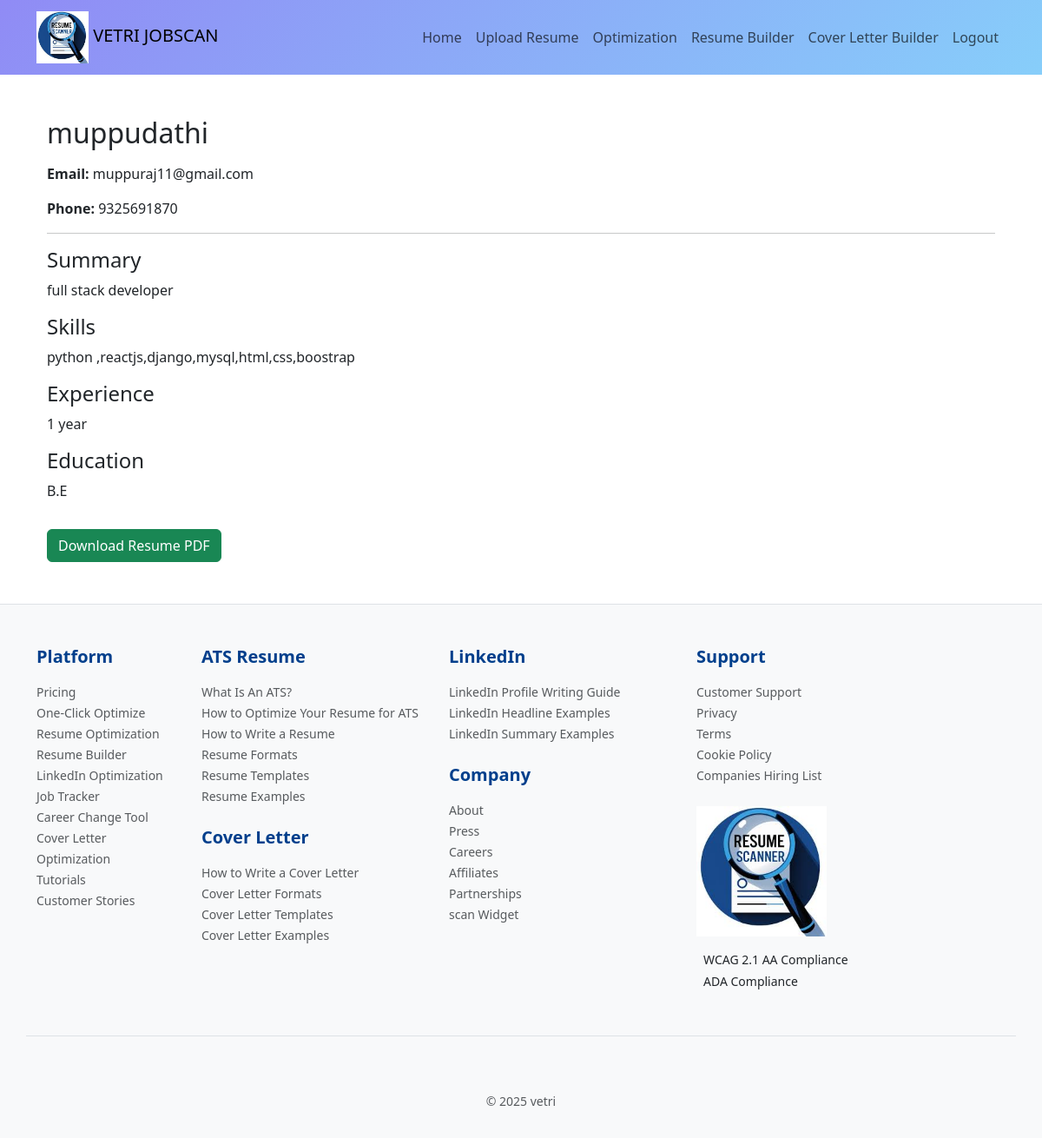
Screenshot of /resume-preview/1/ (signed in) with the database file from the repository.
### core/models.py (models this page shows, shortened)
class ResumeBuilder(models.Model):
    user = models.ForeignKey(User, on_delete=models.CASCADE)
    full_name = models.CharField(max_length=200)
    email = models.EmailField()
    phone = models.CharField(max_length=20)
    summary = models.TextField()
    skills = models.TextField()
    experience = models.TextField()
    education = models.TextField()
    created_at = models.DateTimeField(auto_now_add=True)

### core/views.py (the view)
# urls.py: path("resume-preview/<int:id>/", views.resume_preview, name="resume_preview"),
@login_required
def resume_preview(request, id):
    resume = get_object_or_404(ResumeBuilder, id=id)
    return render(request, "resume_preview.html", {"resume": resume})

### core/templates/resume_preview.html
{% extends "base.html" %}
{% block content %}
<div class="container my-5">
    <h2 class="mb-3">{{ resume.full_name }}</h2>
    <p><strong>Email:</strong> {{ resume.email }}</p>
    <p><strong>Phone:</strong> {{ resume.phone }}</p>
    <hr>
    <h4>Summary</h4>
    <p>{{ resume.summary }}</p>
    <h4>Skills</h4>
    <p>{{ resume.skills }}</p>
    <h4>Experience</h4>
    <p>{{ resume.experience }}</p>
    <h4>Education</h4>
    <p>{{ resume.education }}</p>
      <a href="{% url 'download_resume' resume.id %}" class="btn btn-success mt-3">Download Resume PDF</a>
</div>
{% endblock %}

### rows the page displays
ResumeBuilder: full_name "muppudathi", email "muppuraj11@gmail.com", phone "9325691870", summary "full stack developer", skills "python ,reactjs,django,mysql,html,css,boostrap", experience "1 year", education "B.E"
